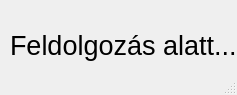
<?xml version="1.0" encoding="UTF-8"?>
<ui version="4.0">
 <class>MainWindow</class>
 <widget class="QMainWindow" name="MainWindow">
  <property name="geometry">
   <rect>
    <x>0</x>
    <y>0</y>
    <width>237</width>
    <height>95</height>
   </rect>
  </property>
  <property name="windowTitle">
   <string>MainWindow</string>
  </property>
  <widget class="QWidget" name="centralwidget">
   <widget class="QLabel" name="label">
    <property name="geometry">
     <rect>
      <x>10</x>
      <y>10</y>
      <width>231</width>
      <height>71</height>
     </rect>
    </property>
    <property name="font">
     <font>
      <pointsize>20</pointsize>
     </font>
    </property>
    <property name="text">
     <string>Feldolgozás alatt...</string>
    </property>
   </widget>
  </widget>
  <widget class="QStatusBar" name="statusbar"/>
 </widget>
 <resources/>
 <connections/>
</ui>
